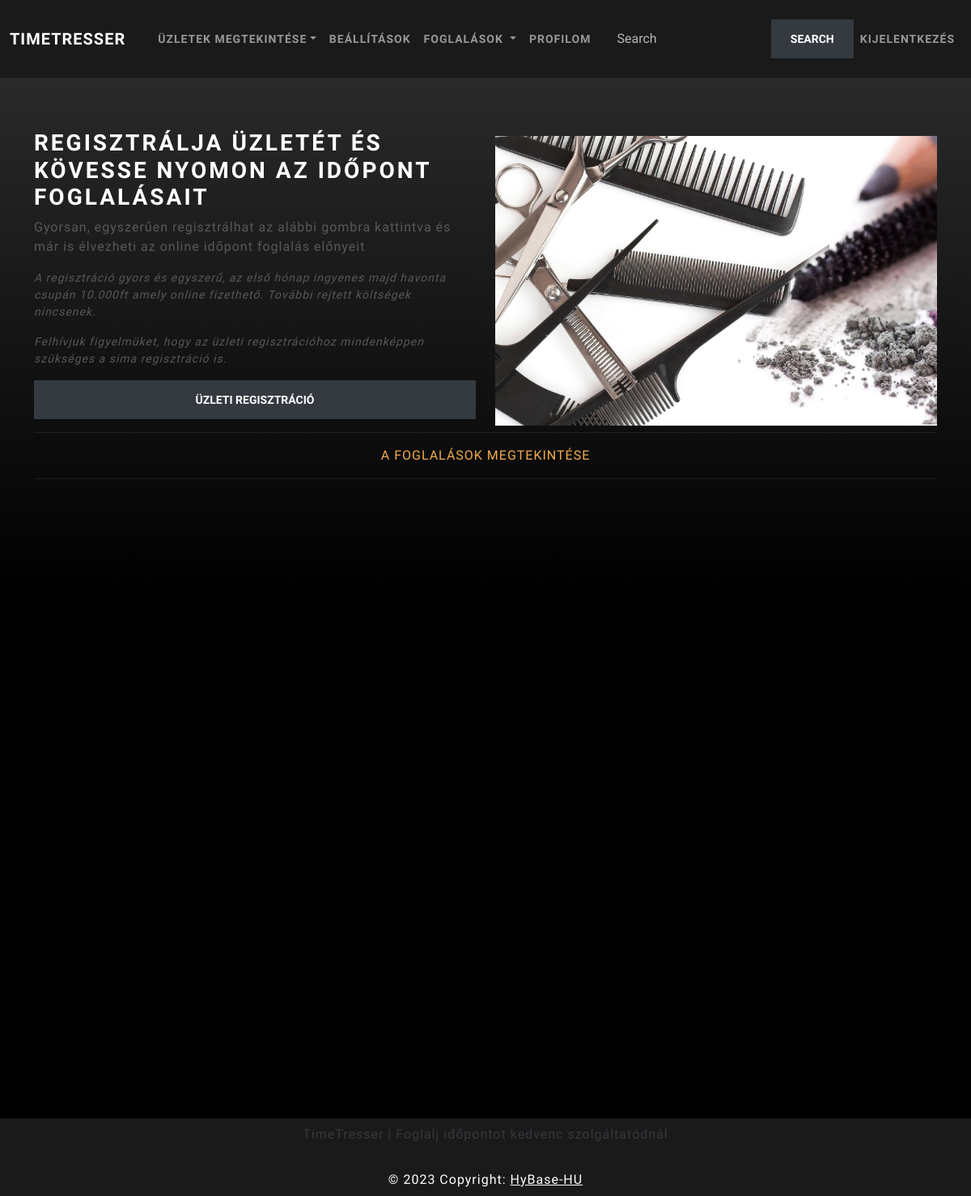
Page /booking/list_accept_booking/ (signed in) on the earlier database version.
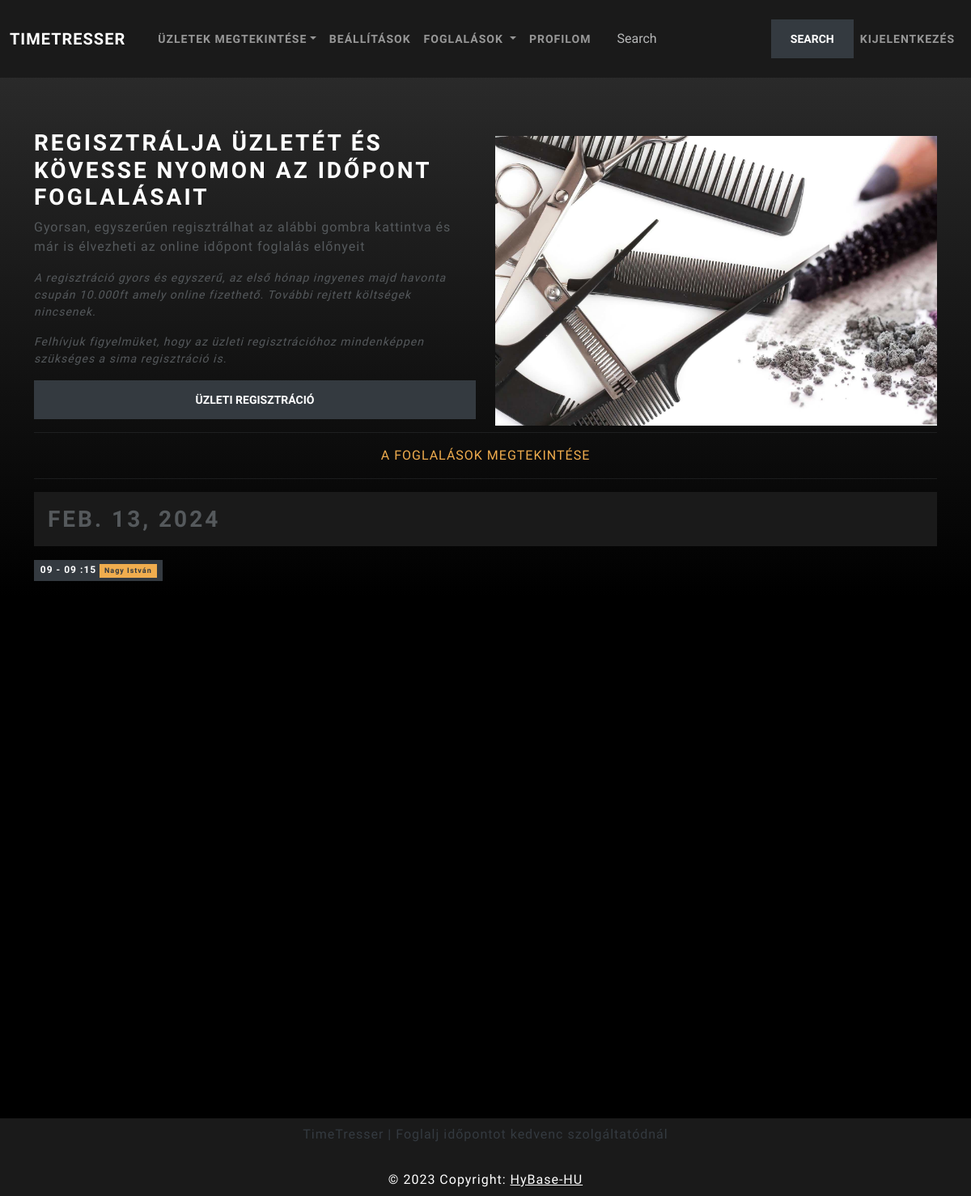
Same page on the later database version.
### booking/models.py (models this page shows)
class Booking(models.Model):
    booked_user = models.ForeignKey(UserProfile, on_delete=models.CASCADE,related_name="my_bookings")
    service = models.ForeignKey(ServiceProvider, on_delete=models.CASCADE,related_name="bookings")
    start_time = models.DateTimeField()
    description = models.TextField()
    accept_description = models.TextField(blank=True, null=True)
    end_time = models.DateTimeField(blank=True, null=True)
    length = models.PositiveSmallIntegerField(null=True, blank=True)
    is_accept = models.BooleanField(default=False)
    created_at = models.DateTimeField(auto_now_add=True)

### account/models.py (models this page shows, shortened)
class UserProfile(models.Model):
    user = models.ForeignKey(User, on_delete=models.CASCADE, null=True)
    profile_picture = models.ImageField(upload_to='users/profile_pictures',
                                        blank=True, null=True, default='users/profile_pictures/def_prof.png')
    phone_number = models.CharField(max_length=15, blank=True, null=True)
    created_date = models.DateTimeField(auto_now_add=True)
    modified_date = models.DateTimeField(auto_now_add=True)
    def get_name(self):
        return self.user.first_name + " " + self.user.last_name

class User(AbstractUser):
    first_name = models.CharField(max_length=50)
    last_name = models.CharField(max_length=50)
    email = models.EmailField(max_length=50, unique=True)
    username = models.CharField(max_length=30, unique=True, blank=True)
    date_joined = models.DateTimeField(auto_now_add=True)
    last_login = models.DateTimeField(auto_now_add=True)
    created_date = models.DateTimeField(auto_now_add=True)
    modified_date = models.DateTimeField(auto_now_add=True)
    is_admin = models.BooleanField(default=False)
    is_staff = models.BooleanField(default=False)
    is_active = models.BooleanField(default=False)
    is_superadmin = models.BooleanField(default=False)
    USERNAME_FIELD = 'email'
    REQUIRED_FIELDS = ['first_name', 'last_name', 'password']
    objects = UserManager()

### booking/views.py (the view)
# urls.py: path('list_accept_booking/',list_accept_booking,name='list_accept_booking'),
@login_required(login_url='login')
def list_accept_booking(request):
    user = request.user
    user_profile = get_object_or_404(UserProfile, user=user)
    service_provider = get_object_or_404(ServiceProvider, user_profile=user_profile)
    objs = service_provider.bookings.all().filter(
        start_time__gte=datetime.datetime.now() + datetime.timedelta(days=-1)
    ).order_by('start_time')
    objs = groupby(objs, key=lambda x: x.start_time.date())
    grouped_objs = []
    for date, group in objs:
        b = list(group)
        sorted_booking = sorted(b, key=lambda x: x.start_time.time())
        grouped_objs.append(
            {
                'date': date,
                'objs': sorted_booking
            }
        )
    print(grouped_objs)
    context = {
        'grouped_objs': grouped_objs
    }
    return render(request, 'booking/list_bookings.html', context)

### service_provider/context_processors.py (called while the page is built)
def get_context_processors(request):
    is_provider = False
    if request.user.is_authenticated:
        try:
            user_profile = UserProfile.objects.get(user=request.user)
            if ServiceProvider.objects.filter(user_profile=user_profile).exists():
                is_provider = True
                sp = ServiceProvider.objects.get(user_profile=user_profile)
                return {
                    "SERVICE_TYPES": SERVICE_TYPE,
                    "is_provider": is_provider,
                    "not_accepted_booking": sp.bookings.all().filter(is_accept=False).count()
                }
        except Exception as e:
            print("nem szolgaltatls",e)
    return {
        "SERVICE_TYPES": SERVICE_TYPE,
        "is_provider": is_provider,
    }

### templates/booking/list_bookings.html (shortened to what this page needs)
{% extends 'base.html' %}
{% block content_title %}A foglalások megtekintése{% endblock content_title %}
{% block content %}
{% for obj in grouped_objs %}
    <h2 class="alert bg-primary mt-2">{{obj.date}}</h2>
    {% for booking in obj.objs %}
        <a href="">
            <span class="badge bg-dark" title="{{booking.description}}">
                {{booking.start_time|time:'H'}}
                -
                {{booking.end_time|time:'H'}}
                {%if booking.end_time.minute != 0 %}:{{booking.end_time.minute}}{% endif %}
                <span class="badge bg-warning text-dark">{{booking.booked_user.get_name}}</span>
            </span>
        </a>
    {% endfor %}
{% endfor %}
{% endblock content%}

### templates/base.html (shortened to what this page needs)
{% load static %}
<!DOCTYPE html>
<html lang="en">
<head>
    <link href="https://cdnjs.cloudflare.com/ajax/libs/font-awesome/6.0.0/css/all.min.css" rel="stylesheet"/>
    <link rel="stylesheet" href="{% static 'css/bootstrap.css' %}">
    <link rel="stylesheet" href="{% static 'css/main.css' %}">
</head>
<body>
{% include 'includes/navbar.html' %}
<div class="container" style="margin-top:10rem;">
    <div class="row">
        <div class="col-md-6">
            <h2 class="text-light">Regisztrálja üzletét és kövesse nyomon az időpont foglalásait</h2>
            <p>Gyorsan, egyszerűen regisztrálhat az alábbi gombra kattintva és már is élvezheti az online időpont foglalás előnyeit</p>
            <p class="small"><em>A regisztráció gyors és egyszerű, az első hónap ingyenes majd havonta csupán 10.000ft
                amely online fizethető. További rejtett költségek nincsenek.</em></p>
            <p class="small"><em>Felhívjuk figyelmüket, hogy az üzleti regisztrációhoz mindenképpen szükséges a sima regisztráció is.</em></p>
            <button href="" class="btn btn-dark w-100" data-bs-toggle="modal" data-bs-target="#exampleModal">Üzleti Regisztráció</button>
        </div>
        <div class="col-md-6"><img src="{% static 'img/main_banner.jpg' %}" alt="main banner" class="banner mt-2"></div>
    </div>
</div>
<div class="container" style="min-height:100vh;" >
        <hr>
        <div class="text-center text-warning text-uppercase"><p>{% block content_title %}{% endblock content_title%}</p></div>
        <hr>
        {% block content %}
        {% endblock content%}
</div>
<link rel="stylesheet" href="https://cdnjs.cloudflare.com/ajax/libs/font-awesome/6.4.2/css/all.min.css" />
{% include 'includes/footer.html' %}
</body>
</html>

### templates/includes/navbar.html (shortened to what this page needs)
<nav class="navbar navbar-expand-xl bg-primary fixed-top" data-bs-theme="dark">
  <div class="container-fluid">
    <a class="navbar-brand" href="{% url 'home' %}">TimeTresser</a>
    <div class="collapse navbar-collapse" id="navbarColor02">
      <ul class="navbar-nav me-auto">
        <li class="nav-item p-0 m-0 dropdown">
          <a class="nav-link dropdown-toggle" data-bs-toggle="dropdown" href="#" role="button" aria-haspopup="true" aria-expanded="false">Üzletek megtekintése</a>
        </li>
        {% if is_provider %}
        <li class="nav-item m-0 p-0">
          <a class="nav-link" href="{% url 'service_settings' %}">
            Beállítások
          </a>
        </li>
        <li class="nav-item p-0 m-0 dropdown">
          <a class="nav-link dropdown-toggle" data-bs-toggle="dropdown" href="#" role="button" aria-haspopup="true" aria-expanded="false">
            Foglalások
          </a>
        </li>
        {% endif %}
        {% if request.user.is_authenticated %}
        <li class="nav-item  p-0 m-0">
          <a class="nav-link" href="{% url 'settings' %}">Profilom</a>
        </li>
        {% endif %}
      </ul>
      <form class="d-flex">
        <input class="form-control me-sm-2 bg-primary" type="search" placeholder="Search">
        <button class="btn btn-dark my-2 my-sm-0" type="submit">Search</button>
      </form>
      <ul class="navbar-nav text-right">
        {% if request.user.is_authenticated %}
        <li class="nav-item p-0 m-0"><a class="nav-link" href="{% url 'logout' %}">Kijelentkezés</a></li>
        {% else %}
        <li class="nav-item p-0 m-0"><a  class="nav-link"  href="{% url 'login' %}">Bejelentkezés</a></li>
        {% endif %}
      </ul>
    </div>
  </div>
</nav>

### templates/includes/footer.html
<footer class="text-center text-white bg-primary mt-5">
  <div class="container p-2 text-dark"><p>TimeTresser | Foglalj időpontot kedvenc szolgáltatódnál</p></div>
  <div class="text-center p-2 bg-primary">
    © 2023 Copyright:
    <a class="text-white" href="mailto:hybase@outlook.hu">HyBase-HU</a>
  </div>
</footer>

### timetresses/static/css/main.css (style rules this page uses)
body { background: rgb(0,0,0); background: linear-gradient(0deg, rgba(0,0,0,1) 50%, rgba(48,48,48,1) 100%); min-height:100vh; background-size:cover; background-repeat:no-repeat; background-attachment:fixed; }
.banner { width:100%; height:100%; object-fit:cover; }

Differences in the rows shown:
added Booking: start_time "09", end_time "09", end_time.minute "15", booked_user.get_name "Nagy István"
Other differences:
new list line: "FEB. 13, 2024"
